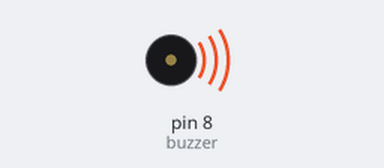
This sketch was run on a simulated Arduino Uno, built with avr-gcc and run on an emulated ATmega328P. On the bench: buzzer (waves = sounding).

Above: at 0.2 s.
At 12.9 s:
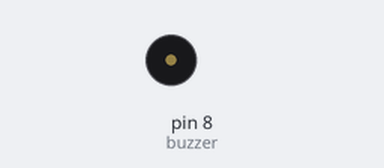
Timing chart, 0 to 13.5 s (numbered marks = the images above):
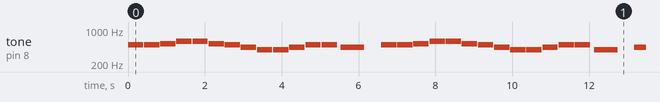

Measured:
- by itself, tone on pin 8 (buzzer): plays 493 Hz for 0.40 s, 493 Hz for 0.40 s, 523 Hz for 0.40 s, 587 Hz for 0.40 s, 587 Hz for 0.40 s, 523 Hz for 0.40 s … (278 notes in this stretch)

The sketch:

OdeAAlegria-Buzzer.ino
```cpp
// Oficina de Introdução a Arduino
// Tocar Ode a Alegria de Beethoven com o buzzer
/*    Lembretes:
 *  Qualquer dúvida, nos chame! :)

 *  Se estiver tendo problemas ao copiar o código, vá ao CodePile ;)

 *  Duas barras (//) servem para comentar, são ignorados pelo Arduino (não precisa escrever oq estiver nelas)

 *  Cuidado ao conectar as coisas, não queremos fritar Arduino hoje rsrs

*/


// Definição da porta do buzzer
#define buzzer 8 // Define a entrada digital onde o buzzer está conectado

// Definição das durações das notas e intervalo
#define tempo 400 // Define o tempo padrão de duração das notas
#define intervalo 420 // Define o intervalo padrão entre as notas
#define intervaloLongo 500 // Define o intervalo longo padrão entre as notas

// Definição das Notas Musicais

#define G4 392.00 // Define a frequência de G4 (Sol 4) como 392.00Hz
#define A4 440.00 // Define a frequência de A4 (Lá 4) como 440.00Hz
#define B4 493.88 // Define a frequência de B4 (Sí 4) como 493,88Hz
#define C5 523.25 // Define a frequência de C5 (Dó 5) como 523.25Hz
#define D5 587.33 // Define a frequência de D5 (Ré 5) como 587.33Hz

void setup() {
  pinMode(buzzer, OUTPUT); // Define o pino digital do buzzer como saída
}

void loop() {
  /* tone emite um sinal em uma frequência específica.
  Sintaxe: tone(pinodesaída, frequência, duração);*/

  // PARTE 1
  partePrincipal();// Toca a parte principal, chamando a função
  tone(buzzer, B4, tempo); // Emite Sí 4
  delay(intervaloLongo); // Espera o intervalo longo entre as notas
  tone(buzzer, A4, tempo); // Emite Lá 4
  delay(intervalo/2); // Espera metade do intervalo entre as notas
  tone(buzzer, A4, tempo); // Emite Lá 4
  delay(intervalo*2); // Espera o dobro do intervalo entre as notas

  // PARTE 2
  partePrincipal();// Toca novamente a parte principal
  tone(buzzer, B4, tempo); // Emite Sí 4
  delay(intervaloLongo); // Espera o intervalo longo entre as notas
  tone(buzzer, G4, tempo); // Emite Sol 4
  delay(intervalo/2); // Espera metade do intervalo entre as notas
  tone(buzzer, G4, tempo); // Emite Sol 4
  delay(intervalo*2); // Espera o dobro do intervalo entre as notas

  parte3(); // Toca a parte 3
}

// Funções das partes da música
void partePrincipal(){ // Toca a parte padrão, que se repete
  notaB4(); // Emite Sí 4 no intervalo padrão
  notaB4(); // Emite Sí 4 no intervalo padrão
  notaC5(); // Emite Dó 5 no intervalo padrão
  notaD5(); // Emite Ré 5 no intervalo padrão
  notaD5(); // Emite Ré 5 no intervalo padrão
  notaC5(); // Emite Dó 5 no intervalo padrão
  notaB4(); // Emite Sí 4 no intervalo padrão
  notaA4(); // Emite Lá 4 no intervalo padrão
  notaG4(); // Emite Sol 4 no intervalo padrão
  notaG4(); // Emite Sol 4 no intervalo padrão
  notaA4(); // Emite Lá 4 no intervalo padrão
  notaB4(); // Emite Sí 4 no intervalo padrão
}

void parte3(){ // Toca a 3ª parte
  tone(buzzer, A4, tempo); // Emite Lá 4
  delay(intervalo+(intervalo/2)); // Espera um intervalo e meio entre as notas
  notaA4(); // Emite Lá 4 no intervalo padrão
  notaB4(); // Emite Sí 4 no intervalo padrão

  tone(buzzer, G4, tempo); // Emite Sol 4
  delay(intervalo+(intervalo/4)); // Espera um intervalo e um quarto entre as notas

  notaA4(); // Emite Lá 4 no intervalo padrão
  notaB4(); // Emite Sí 4 no intervalo padrão
  notaC5(); // Emite Dó 5 no intervalo padrão
  notaB4(); // Emite Sí 4 no intervalo padrão

  tone(buzzer, G4, tempo); // Emite Sol 4
  delay(intervalo+(intervalo/4)); // Espera um intervalo e um quarto entre as notas

  notaB4(); // Emite Sí 4 no intervalo padrão
  notaC5(); // Emite Dó 5 no intervalo padrão
  notaB4(); // Emite Sí 4 no intervalo padrão
  notaA4(); // Emite Lá 4 no intervalo padrão
  notaG4(); // Emite Sol 4 no intervalo padrão
  notaA4(); // Emite Lá 4 no intervalo padrão

  tone(buzzer, D5, tempo); // Emite Ré 5
  delay(intervalo*2); // Espera duas vezes o intervalo entre as notas
}

// Funções das notas com durações e intervalos padrões

void notaB4() { // Define a nota padrão Sí 4
  tone(buzzer, B4, tempo); // Emite Sí 4
  delay(intervalo); // Espera o intervalo entre as notas
}

void notaC5() { // Define a nota padrão Dó 5
  tone(buzzer, C5, tempo); // Emite Dó 5
  delay(intervalo); // Espera o intervalo entre as notas
}

void notaD5() { // Define a nota padrão Ré 5
  tone(buzzer, D5, tempo); // Emite Ré 5
  delay(intervalo); // Espera o intervalo entre as notas
}

void notaA4() { // Define a nota padrão Lá 4
  tone(buzzer, A4, tempo); // Emite Lá 4
  delay(intervalo); // Espera o intervalo entre as notas
}

void notaG4() { // Define a nota padrão Sol 4
  tone(buzzer, G4, tempo); // Emite Sol 4
  delay(intervalo); // Espera o intervalo entre as notas
}
```
